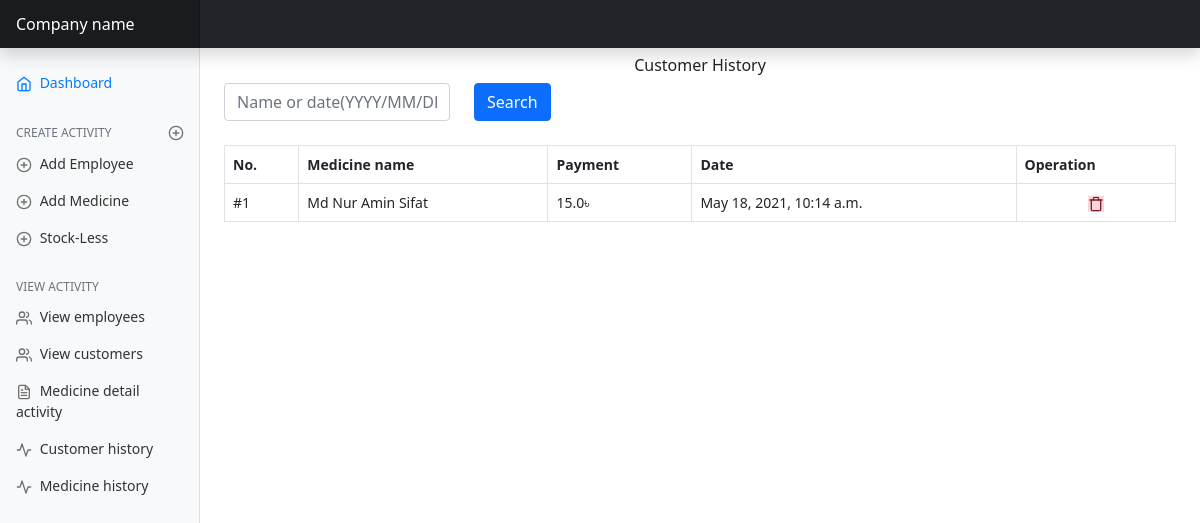
The page /customer-histories/ on the database as committed earlier.
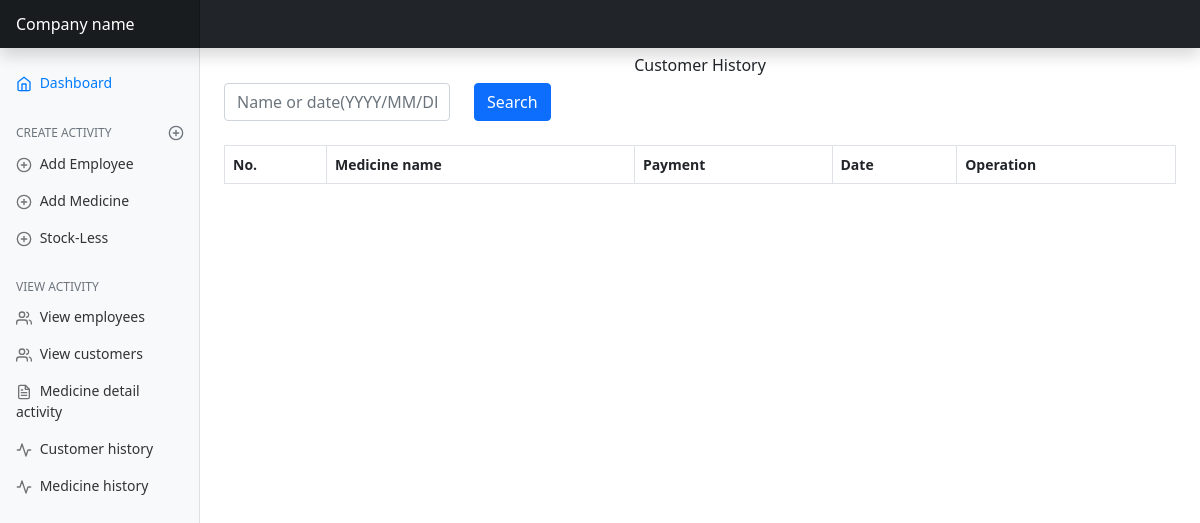
The same page on the database as committed later.
### mainApp/models/customer.py (models this page shows, shortened)
class CustomerHistory(TimeStamp):
    name = models.ForeignKey(Customer, on_delete=models.SET_NULL, blank=True, null=True)
    payment = models.FloatField(default=0.0)
    class Meta:
        ordering = ('-created_at',)
        verbose_name_plural = "Customers Histories"

class Customer(Common, TimeStamp):
    customer_name = models.CharField(max_length=255)
    medicine_price = models.FloatField(default=0.0)
    payment = models.FloatField(blank=True, default=0.0, null=True)
    payment_at_a_time = models.FloatField(default=0)
    def __str__(self):
        return self.customer_name
    class Meta:
        ordering = ('-created_at',)

### mainApp/views/customer_view.py (the view)
# urls.py: path('customer-histories/', customer_view.CustomerHistoryView.as_view(), name='customer-histories'),
class CustomerHistoryView(View):
    def get(self, request):
        history = CustomerHistory.objects.all()
        search = request.GET.get('q')
        if search:
            history = MedicineHistory.objects.filter(
                Q(created_at__icontains=search) | Q(name__customer_name__iscontains=search)
            ).distinct()
        page = request.GET.get('page', 1)
        paginator = Paginator(history, per_page=5)
        try:
            all_history = paginator.page(page)
        except PageNotAnInteger as e:
            all_history = paginator.page(1)
        except EmptyPage:
            all_history = Paginator.page(paginator.num_pages)
        print("Alll histories", all_history)
        return render(request, 'customer/customer_history.html', {
            'histories': all_history,
        })

### mainApp/templates/customer/customer_history.html (shortened to what this page needs)
{% extends 'base.html' %}
{% block content %}
    <h6 class="text-center mt-2">Customer History</h6>
    <div class="col-lg-6 col-md-6 col-sm-12 text-center mb-4 align-items-center">
        <form class="row mb-4" method="GET">
            <div class="col-md-6">
                <input type="text" name="q" class="form-control" placeholder="Name or date(YYYY/MM/DD)"
                       aria-label="First name">
            </div>
            <div class="col-md-2">
                <input type="submit" class="btn btn-primary" VALUE="Search"/>
            </div>
        </form>
    </div>
    <table id="example" class="table table-bordered" style="width:100%">
        <thead>
        <tr>
            <th>No.</th>
            <th>Medicine name</th>
            <th>Payment</th>
            <th>Date</th>
            <th>Operation</th>
        </tr>
        </thead>
        <tbody id="tbody">
        {% for history in histories %}
            <tr>
                <td>#{{ forloop.counter }}</td>
                <td>{{ history.name }}</td>
                <td>{{ history.payment }}৳</td>
                <td>{{ history.created_at }}</td>
                <td style="text-align: center">
                    <a href="{% url 'customer-histories-delete' history.id %}">
                        <span class="alert-danger" data-feather="trash"></span>
                    </a>
                </td>
            </tr>
        {% endfor %}
        </tbody>
    </table>
{% endblock content %}

Rows that differ between the two databases and show on the page:
removed CustomerHistory: name "Md Nur Amin Sifat", payment "15.0", created_at "May 18, 2021, 10:14 a.m."
